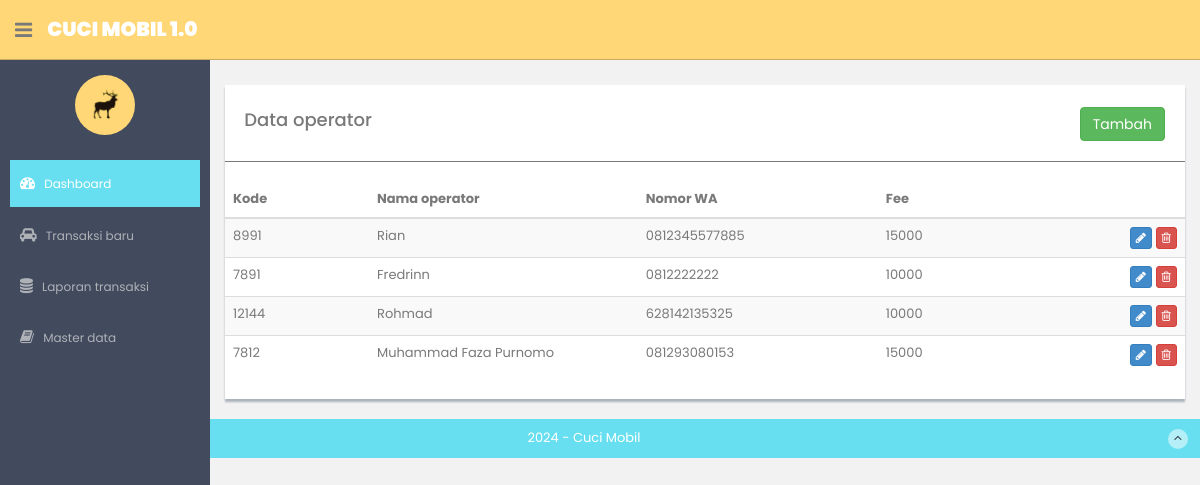
Before: /operators with the older database file.
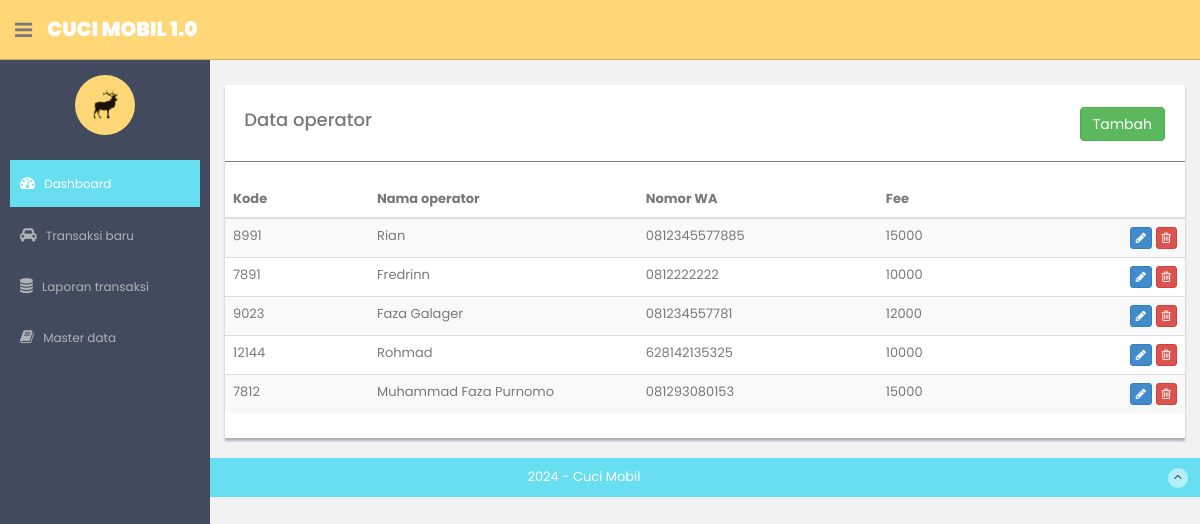
After: the same page with the newer database file.
### model/Operators.py (models this page shows)
class Operators(Model):
    id = IntegerField(primary_key=True)
    code = CharField(max_length=8)
    name = CharField(max_length=120)
    phone = CharField(max_length=12)
    fee = IntegerField()
    class Meta:
        database = db

### routes_operators.py (the view)
@app.route("/operators", methods=["GET"])
def operators():
    operators = OperatorsController.list_operators()
    return render_template('references/operators/operators-list.html', operators=operators)

### controller/OperatorsController.py (called while the page is built)
    @staticmethod
    def list_operators():
        operators = Operators.select()
        datas = []
        return Operators.select()

### templates/references/operators/operators-list.html (shortened to what this page needs)
{% extends "layout.html" %}
{% block content %}
<div class="row mt">
      <div class="col-md-12">
          <div class="content-panel">
              <table class="table table-striped table-advance table-hover">
                <div >
                    <div style="float:left;"><h4>&nbsp; Data operator</h4></div>
                    <div class="pull-right" style="padding-top:7px;padding-right:20px;">
                        <button class="btn btn-success " onclick="javscript:openModal(0)">Tambah</button>
                    </div>
                </div>
                <hr/>
                  <thead>
                  <tr>
                      <th width="15%"> Kode</th>
                      <th width="28%"> Nama operator</th>
                      <th width="25%"> Nomor WA</th>
                      <th width="20%"> Fee</th>
                      <th width="12%"></th>
                  </tr>
                  </thead>
                  <tbody>
                  {% for item in operators %}
                  <tr>
                      <td>{{ item.code }} </td>
                      <td>{{ item.name }} </td>
                      <td>{{ item.phone }} </td>
                      <td>{{ item.fee }} </td>
                      <td align="right">
                          <button class="btn btn-primary btn-xs"  onclick="javscript:openModal({{ item.id }})"><i class="fa fa-pencil"></i></button>
                          <button class="btn btn-danger btn-xs" onclick="javscript:deleteRecord({{ item.id }})"><i class="fa fa-trash-o "></i></button>
                      </td>
                  </tr>
                 {% endfor %}
                  </tbody>
              </table>
          </div>
      </div>
  </div>
{% endblock %}

Changed rows visible on the page:
added Operators: code "9023", name "Faza Galager", phone "081234557781", fee "12000"
